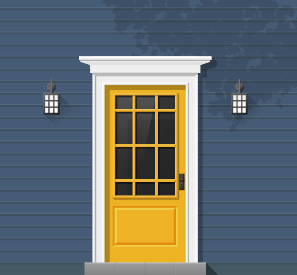
#> input picture Assignment3/images/img1.png, 297 x 275 px
$ jupyter execute cv03.ipynb
#> lines starting #> are read from the running program, lines starting #| are printed output that depends on the picture
[cell 1]
import cv2
import numpy as np
import matplotlib.pyplot as plt
import pandas as pd

# =========================
# 1. خواندن تصویر اصلی
# =========================
img = cv2.imread('images/img1.png')
#> img is the input picture: shape (275, 297, 3); mean B, G, R 111, 109.5, 101.6
img_rgb = cv2.cvtColor(img, cv2.COLOR_BGR2RGB)

# =========================
# 2. تعریف چرخش‌ها
# =========================
rotations = {
    '90°': cv2.ROTATE_90_CLOCKWISE,
    '180°': cv2.ROTATE_180,
    '270°': cv2.ROTATE_90_COUNTERCLOCKWISE
}

# =========================
# 3. SIFT و Matcher
# =========================
sift = cv2.SIFT_create()
bf = cv2.BFMatcher(cv2.NORM_L2)

kp1, des1 = sift.detectAndCompute(img_rgb, None)
#> kp1 = 168 keypoints; strongest (x, y, size): (56, 110, 2.5), (244, 110, 2.5), (234, 110, 2.5), (51, 110, 2.4)

# =========================
# 4. لیست ذخیره نتایج
# =========================
results = []

for angle, rot_code in rotations.items():

    img_rot = cv2.rotate(img_rgb, rot_code)
    kp2, des2 = sift.detectAndCompute(img_rot, None)

    matches = bf.knnMatch(des1, des2, k=2)

    good_matches = []
    for m, n in matches:
        if m.distance < 0.75 * n.distance:
            good_matches.append(m)

    # ذخیره نتایج برای جدول
    results.append({
        'Rotation Angle': angle,
        'Keypoints (Original)': len(kp1),
        'Keypoints (Rotated)': len(kp2),
        'Total Matches': len(matches),
        'Good Matches (Ratio Test)': len(good_matches)
    })

    # =========================
    # رسم نقاط کلیدی روی تصاویر جداگانه
    # =========================
    img_kp_orig = cv2.drawKeypoints(
        img_rgb, kp1, None, color=(0,255,0), flags=cv2.DrawMatchesFlags_DRAW_RICH_KEYPOINTS
    )
    img_kp_rot = cv2.drawKeypoints(
        img_rot, kp2, None, color=(0,255,0), flags=cv2.DrawMatchesFlags_DRAW_RICH_KEYPOINTS
    )

    plt.figure(figsize=(14,6))
    plt.subplot(1,2,1)
    plt.imshow(img_kp_orig)
    plt.title('Original Image Keypoints')
    plt.axis('off')

    plt.subplot(1,2,2)
    plt.imshow(img_kp_rot)
    plt.title(f'Rotated Image Keypoints ({angle})')
    plt.axis('off')

    plt.show()

    # =========================
    # رسم تطبیق‌ها بین تصویر اصلی و چرخیده
    # =========================
    img_match = cv2.drawMatches(
        img_rgb, kp1,
        img_rot, kp2,
        good_matches[:50],
        None,
        flags=cv2.DrawMatchesFlags_NOT_DRAW_SINGLE_POINTS
    )

    plt.figure(figsize=(16,8))
    plt.imshow(img_match)
    plt.title(f'SIFT Matches | Rotation {angle} | Good Matches: {len(good_matches)}')
    plt.axis('off')
    plt.show()
#> this loop made 3 passes
#> pass 1, `img_rot = cv2.rotate(img_rgb, rot_code)`:
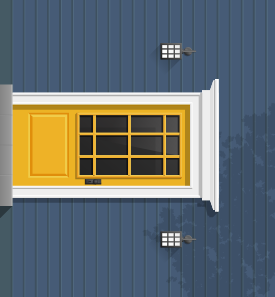
#> img_rot: shape (297, 275, 3); mean R, G, B 101.6, 109.5, 111
#> pass 1, `img_kp_orig = cv2.drawKeypoints( img_rgb, kp1, None, color=(0,255,0), ..`:
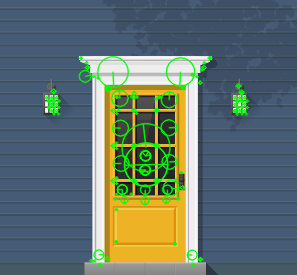
#> img_kp_orig: shape (275, 297, 3); mean R, G, B 97.2, 114, 108.1
#> pass 1, `img_kp_rot = cv2.drawKeypoints( img_rot, kp2, None, color=(0,255,0), f..`:
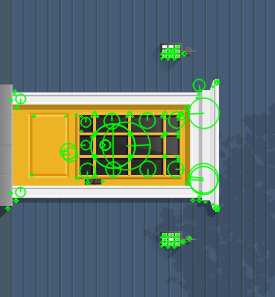
#> img_kp_rot: shape (297, 275, 3); mean R, G, B 96.8, 113.7, 107.8
#> pass 1, `plt.show()`:
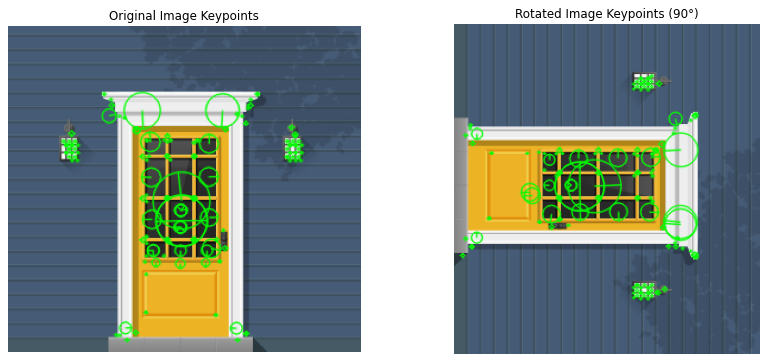
#> figure drawn by matplotlib, 2 panels
#> pass 1, `img_match = cv2.drawMatches( img_rgb, kp1, img_rot, kp2, good_matches[..`:
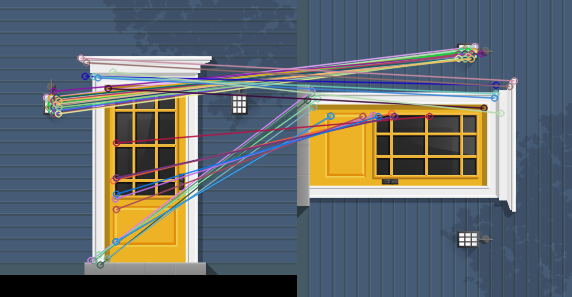
#> img_match: shape (297, 572, 3); mean R, G, B 98.3, 105.3, 109.4
#> pass 2, `plt.show()`:
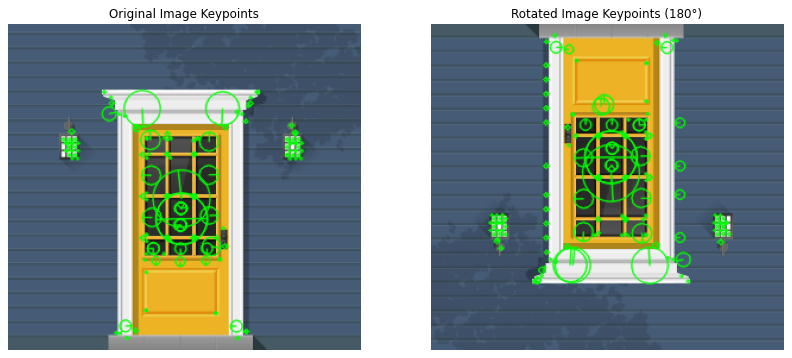
#> figure drawn by matplotlib, 2 panels
#> pass 2, `plt.show()`:
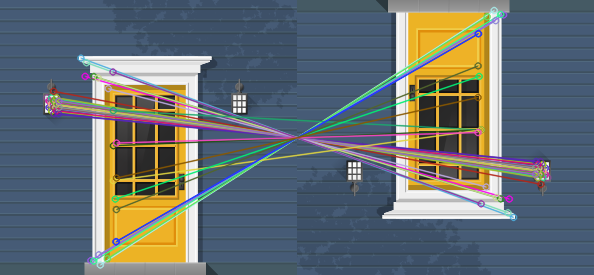
#> shown: shape (275, 594, 3); mean R, G, B 101.7, 110, 113.9
#> after the loop:
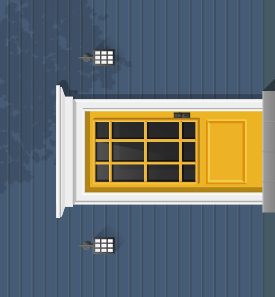
#> img_rot: shape (297, 275, 3); mean R, G, B 101.6, 109.5, 111
#> after the loop, results = 3 items

# =========================
# 5. ساخت جدول مقایسه‌ای
# =========================
df_results = pd.DataFrame(results)
#> df_results = table of 3 rows and 5 columns
df_results
#> Out = table of 3 rows and 5 columns
